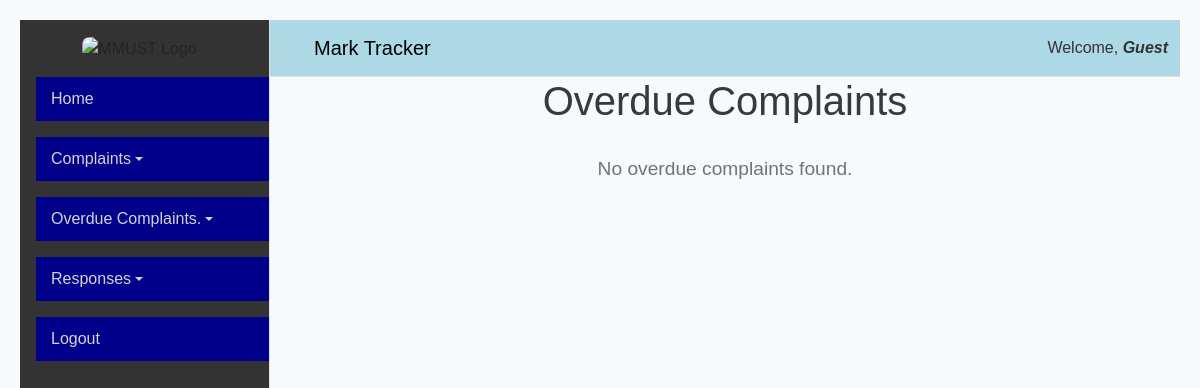
Page /overdue-student-complaints/ (signed in) on the earlier database version.
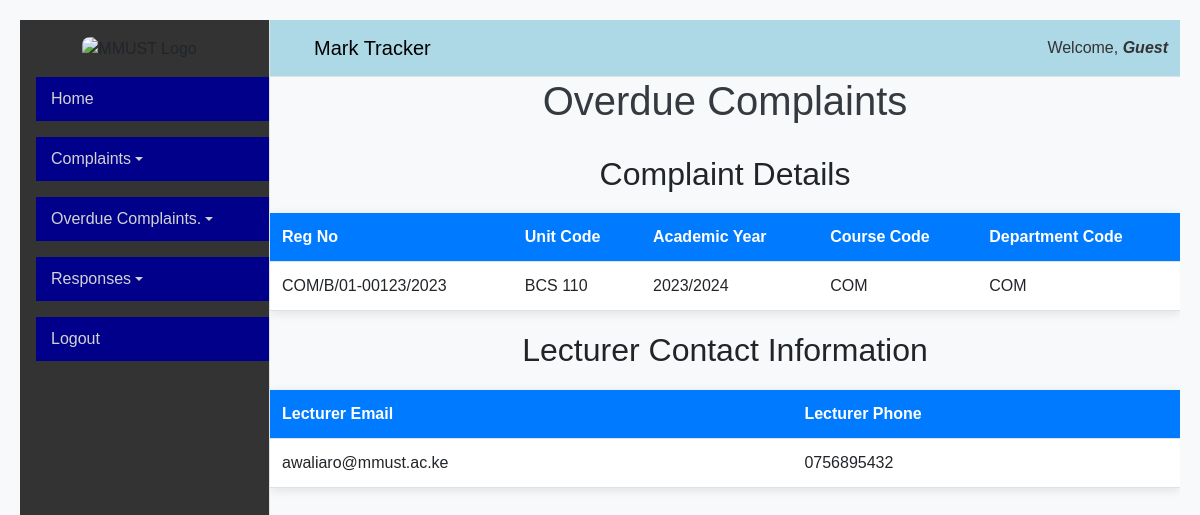
Same page on the later database version.
### complaints/models.py (models this page shows, shortened)
class Complaint(models.Model):
    complaint_code = models.CharField(
        max_length=100,
        primary_key=True,
        unique=True,
        help_text="Please Enter Complaint Code"
    )
    unit_code = models.ForeignKey(Unit, on_delete=models.CASCADE)
    reg_no = models.ForeignKey(Student, on_delete=models.CASCADE)
    missing_mark = models.CharField(
        max_length=20,
        choices=[('CAT', 'CAT'), ('EXAM', 'EXAM'), ('ALL', 'ALL')]
    )
    academic_year = models.ForeignKey(
        AcademicYear,
        on_delete=models.SET_NULL,
        null=True,
        blank=True,
        default=None,
        help_text="Select Academic Year"
    )
    exam_date = models.DateField(help_text="Enter Main Exam Date, [dd, mm, yy]")
    description = models.TextField(help_text="Please Enter Description")
    date = models.DateField(default=timezone.now)
    class Meta:
        constraints = [
            models.UniqueConstraint(
                fields=['unit_code', 'reg_no'],
                name='unique_complaint_per_unit_student'
            )
        ]

class Student(models.Model):
    reg_no = models.CharField(primary_key=True, unique=True, max_length=200, validators=[validate_reg_no], help_text="Please Enter Student Registration Number")
    username = models.CharField(unique=True, max_length=200, help_text="Enter a valid Username")
    first_name = models.CharField(max_length=200, help_text="Please Enter Student First Name")
    last_name = models.CharField(max_length=200, help_text="Please Enter Student Last Name")
    email_address = models.EmailField(max_length=200, help_text="Please Enter Student Email Address")
    phone_number = models.CharField(max_length=13, validators=[validate_kenyan_phone_number], help_text="Enter phone number in the format 0798073204 or +254798073404")
    course_code = models.ForeignKey(Course, on_delete=models.CASCADE)

class Unit(models.Model):
    unit_code = models.CharField(primary_key=True, unique=True, max_length=20, help_text="Please Enter Unit Code")
    unit_name = models.CharField(max_length=200, help_text="Please Enter Unit Name")

class AcademicYear(models.Model):
    year_id = models.AutoField(primary_key=True)
    academic_year = models.CharField(max_length=200, help_text="Please Enter Academic Year")

class Course(models.Model):
    course_code = models.CharField(primary_key=True, unique=True, max_length=20, help_text="Please Enter Course Code")
    course_name = models.CharField(max_length=200, help_text="Please Enter Course Name")
    dep_code = models.ForeignKey(Department, on_delete=models.CASCADE)

class Department(models.Model):
    dep_code = models.CharField(primary_key=True, unique=True, max_length=20, help_text="Please Enter Department Code")
    dep_name = models.CharField(max_length=200, help_text="Please Enter Department Name")
    school_code = models.ForeignKey(School, on_delete=models.CASCADE)

class Lecturer(models.Model):
    lec_no = models.CharField(primary_key=True, unique=True, max_length=20, help_text="Please Enter Lecturer Number")
    email_address = models.EmailField(max_length=200, help_text="Please Enter Lecturer Email Address")
    username = models.EmailField(unique=True, max_length=200, help_text="Enter a valid Username")
    first_name = models.CharField(max_length=200, help_text="Please Enter Student First Name")
    last_name = models.CharField(max_length=200, help_text="Please Enter Student Last Name")
    phone_number = models.CharField(max_length=13, validators=[validate_kenyan_phone_number], help_text="Enter phone number in the format 0798073204 or +254798073404")
    role = models.CharField(max_length=50, choices=[('Member', 'Member'), ('Exam Officer', 'Exam Officer'), ('COD', 'COD')])
    dep_code = models.ForeignKey(Department, on_delete=models.CASCADE)

### complaints/views.py (the view)
# urls.py: path('overdue-student-complaints/', StudentOverdueComplaintsView.as_view(), name='overdue-student-complaints'),
class StudentOverdueComplaintsView(View):
    def get(self, request):
        username = request.session.get('username')
        if not username:
            return redirect('login')  # Redirect to login if username is not in session
        try:
            cod_lecturer = Lecturer.objects.get(username=username)
            department_code = cod_lecturer.dep_code
            overdue_threshold = timezone.now() - timedelta(hours=24)
            overdue_complaints = Complaint.objects.filter(
                reg_no__course_code__dep_code=department_code,
                date__lt=overdue_threshold
            ).select_related('reg_no', 'unit_code', 'academic_year')  # Optimize queries
            lecturer_units = LecturerUnit.objects.all()
            lecturer_numbers = lecturer_units.filter(
                unit_code__in=overdue_complaints.values_list('unit_code', flat=True)
            ).values_list('lec_no', flat=True).distinct()
            overdue_lecturers = Lecturer.objects.filter(
                lec_no__in=lecturer_numbers
            ).only('phone_number', 'email_address')
            context = {
                'overdue_complaints': overdue_complaints,
                'overdue_lecturers': overdue_lecturers,  # Pass lecturer details to template
            }
            return render(request, 'overdue_student_complaints.html', context)
        except Lecturer.DoesNotExist:
            return render(request, 'overdue_student_complaints.html', {'error': 'Lecturer not found.'})

### complaints/templates/overdue_student_complaints.html (shortened to what this page needs)
{% extends 'cod_base_dashboard.html' %}
{% block content %}
    <h1>Overdue Complaints</h1>
    {% if overdue_complaints %}
        <h2>Complaint Details</h2>
        <table>
            <thead>
                <tr>
                    <th>Reg No</th>
                    <th>Unit Code</th>
                    <th>Academic Year</th>
                    <th>Course Code</th>
                    <th>Department Code</th>
                </tr>
            </thead>
            <tbody>
                {% for complaint in overdue_complaints %}
                    <tr>
                        <td>{{ complaint.reg_no.reg_no }}</td>
                        <td>{{ complaint.unit_code.unit_code }}</td>
                        <td>{{ complaint.academic_year.academic_year }}</td>
                        <td>{{ complaint.reg_no.course_code.course_code }}</td>
                        <td>{{ complaint.reg_no.course_code.dep_code.dep_code }}</td>
                    </tr>
                {% endfor %}
            </tbody>
        </table>
        <h2>Lecturer Contact Information</h2>
        <table>
            <thead>
                <tr>
                    <th>Lecturer Email</th>
                    <th>Lecturer Phone</th>
                </tr>
            </thead>
            <tbody>
                {% for lecturer in overdue_lecturers %}
                    <tr>
                        <td>{{ lecturer.email_address }}</td>
                        <td>{{ lecturer.phone_number }}</td>
                    </tr>
                {% endfor %}
            </tbody>
        </table>
    {% else %}
        <p>No overdue complaints found.</p>
    {% endif %}
{% endblock %}

Differences in the rows shown:
added Complaint: reg_no.reg_no "COM/B/01-00123/2023", unit_code.unit_code "BCS 110", academic_year.academic_year "2023/2024", reg_no.course_code.course_code "COM", reg_no.course_code.dep_code.dep_code "COM"
now on this page (row unchanged): Lecturer: email_address "awaliaro@mmust.ac.ke", phone_number "0756895432"
Other differences:
text no longer shown: "No overdue complaints found."
text now shown: "Complaint Details Reg No Unit Code Academic Year Course Code Department Code Lecturer Contact Information Lecturer Email Lecturer Phone"
